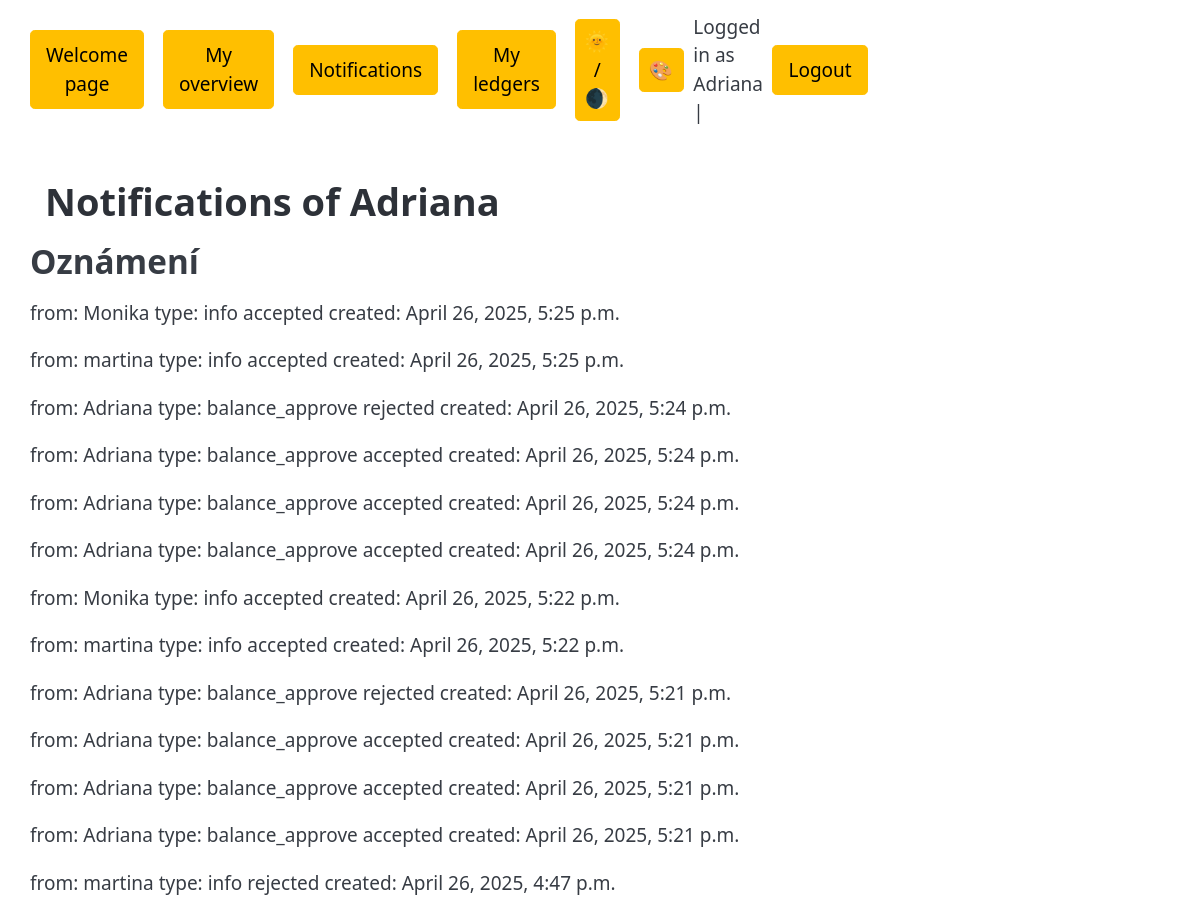
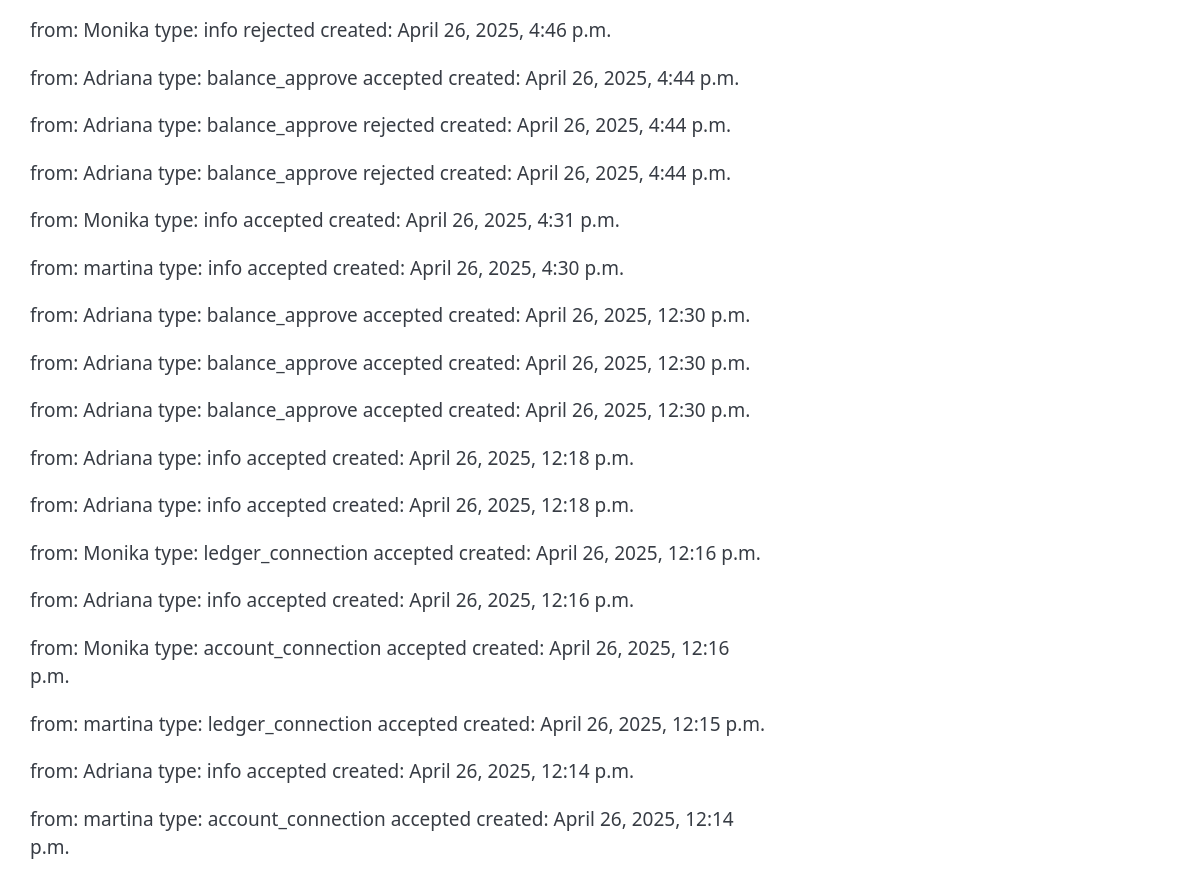
The app's page /notifications/ (signed in) with its own data (2 pictures, top to bottom).
### main/models.py (models this page shows, shortened)
class Notification(models.Model):
    NOTIF_TYPE_CHOICES = [
        ("info", "Info"),
        ("account_connection", "Account Connection"),
        ("ledger_connection", "Ledger Connection"),
        ("balance_approve", "Balance Approve"),
    ]
    STATUS_CHOICES = [
        ("pending","Pending"),
        ("accepted","Accepted"),
        ("rejected","Rejected"),
        ("obsolete","Obsolete"),
    ]
    type = models.CharField(max_length=20, choices=NOTIF_TYPE_CHOICES)
    sender = models.ForeignKey(Person, on_delete=models.CASCADE, related_name="sent_notification")
    recipient = models.ForeignKey(Person, on_delete=models.CASCADE, related_name="received_notification")
    created_at = models.DateTimeField(auto_now_add=True)
    status = models.CharField(max_length=10, choices=STATUS_CHOICES, default="pending")
    updated_at = models.DateTimeField(auto_now=True)
    message = models.CharField(max_length=500, blank=True)
    ledger = models.ForeignKey(Ledger, on_delete=models.SET_NULL, null=True, blank=True)
    balance = models.ForeignKey(PaymentBalance, on_delete=models.SET_NULL, null=True, blank=True)

class Person(models.Model):
    user = models.OneToOneField(User, null=True, blank=True, on_delete=models.SET_NULL, related_name="person")
    placeholder = models.OneToOneField("UserPlaceholder", null=True, blank=True, on_delete=models.SET_NULL, related_name="person")

### main/views.py (the view, shortened to what this page needs)
@login_required(login_url='/login')
def notifications(request):
    person_self = get_object_or_404(Person, user=request.user)
    notifications_all = Notification.objects.filter(
    Q(recipient=person_self) | Q(sender=person_self)
        ).order_by("-created_at")                       #All notofications with person_self.name in it
    info_pending = notifications_all.filter(recipient=person_self, type="info", status="pending").order_by("-created_at")
    account_connection_pending = notifications_all.filter(recipient=person_self, type="account_connection", status="pending").order_by("-created_at")
    ledger_connection_pending = notifications_all.filter(recipient=person_self, type="ledger_connection", status="pending").order_by("-created_at")
    balance_approve_pending = notifications_all.filter(recipient=person_self, type="balance_approve", status="pending").order_by("-created_at")
    info_with_forms = []
    for notification in info_pending:
        info_with_forms.append((notification,NotificationResponse() ))
    account_connection_with_forms = []
    for notification in account_connection_pending:
        account_connection_with_forms.append((notification,NotificationResponse() ))
    ledger_connection_with_forms = []
    for notification in ledger_connection_pending:
        ledger_connection_with_forms.append((notification,NotificationResponse() ))
    balance_approve_with_forms = []
    for notification in balance_approve_pending:
        balance_approve_with_forms.append((notification,NotificationResponse() ))
    context = {
        "notifications_all" : notifications_all,
        "info_with_forms": info_with_forms,
        "account_connection_with_forms": account_connection_with_forms,
        "ledger_connection_with_forms": ledger_connection_with_forms,
        "balance_approve_with_forms": balance_approve_with_forms,
    }
    return render(request, "main/notifications.html", context)

### main/templates/main/notifications.html (shortened to what this page needs)
{% extends "base.html" %}
{% load static %}
{% block css_files %}
    <link rel="stylesheet" href="{% static 'main/styles/index.css' %}">
{% endblock css_files %}
{% block page_title %} Notifications of {{ user.username }}
{% endblock page_title %}
{% block content %}
<h2>Oznámení</h2>
{% for notification in notifications_all %}
    <div class="notification-box">
        <ul>
            from:
            {{ notification.sender.user.username }}
            type:
            {{ notification.type }}
            {{ notification.status }}
            created:
            {{ notification.created_at }}
        </ul>
{% empty %}
<p>No notifications yet at all.</p>
{% endfor %}
{% endblock content %}

### templates/base.html (shortened to what this page needs)
{% load static %}
<!DOCTYPE html>
<html lang="en">
<head>
    <link rel="stylesheet" href="{% static 'styles/base.css' %}">
    {% block css_files %}
    {% endblock css_files %}
</head>
<body>
    <nav class="top_navbar">
        <ul class="nav_left">
            <li class="">
                <form method="post" action="{% url 'index' %}">
                    <button type="submit" class='button-small'>Welcome page</button>
                </form>
            </li>
            {% if user.is_authenticated %}
            <li class="">
                <form method="post" action="{% url 'overview' %}">
                    <button type="submit" class='button-small'>My overview</button>
                </form>
            </li>
            <li class="">
                <form method="post" action="{% url 'notifications' %}">
                    <button type="submit" class='button-small'>Notifications</button>
                </form>
            </li>
            <li class="">
                <form method="post" action="{% url 'list_of_ledgers' %}">
                    <button type="submit" class='button-small'>My ledgers</button>
                </form>
            </li>
            {% endif %}
        </ul>
        <ul class="nav_right">
            <li><button id="theme-toggle">🌞 / 🌒</button></li>
            <li class="dropdown">
                <button id="color-toggle">🎨</button>
            </li>
            {% if user.is_authenticated %}
            <span class="">Logged in as {{ user.username }} |</span>
                <li class="">
                    <form method="post" action="{% url 'logout' %}">
                        <button type="submit" class='button-small'>Logout</button>
                    </form>
                </li>
            {% endif %}
        </ul>
    </nav>
    <div class= "h1_title">
        <h1>
            {% block page_title %}
            {% endblock page_title %}
        </h1>
    </div>
    <div class= "content">
        {% block content %}
        {% endblock content %}
    </div>
</body>
</html>

### static/styles/base.css (style rules this page uses)
* { margin: 0; padding: 0; max-width: 1600px; margin: 0 auto; }
.top_navbar { max-width: 100vh; }
body { max-width: 100vh; }
.h1_title { max-width: 100vh; }
.nav_left { padding-left: 30px; }
.nav_right { padding-right: 30px; }
.h1_title { padding-left: 45px; margin-top: 40px; }
.button-small { padding: 10px 15px !important; margin: 0 !important; width: auto !important; }
.content { padding-left: 30px; padding-right: 30px; max-width: 100vh; }

### templates/base.html (style rules this page uses)
.dropdown { position: relative; display: inline-block; }

### records on screen
Notification: sender.user.username "Monika", type "info", status "accepted", created_at "April 26, 2025, 5:25 p.m."
Notification: sender.user.username "martina", type "info", status "accepted", created_at "April 26, 2025, 5:25 p.m."
Notification: sender.user.username "Adriana", type "balance_approve", status "rejected", created_at "April 26, 2025, 5:24 p.m."
Notification: sender.user.username "Adriana", type "balance_approve", status "accepted", created_at "April 26, 2025, 5:24 p.m."
Notification: sender.user.username "Adriana", type "balance_approve", status "accepted", created_at "April 26, 2025, 5:24 p.m."
Notification: sender.user.username "Adriana", type "balance_approve", status "accepted", created_at "April 26, 2025, 5:24 p.m."
Notification: sender.user.username "Monika", type "info", status "accepted", created_at "April 26, 2025, 5:22 p.m."
Notification: sender.user.username "martina", type "info", status "accepted", created_at "April 26, 2025, 5:22 p.m."
Notification: sender.user.username "Adriana", type "balance_approve", status "rejected", created_at "April 26, 2025, 5:21 p.m."
Notification: sender.user.username "Adriana", type "balance_approve", status "accepted", created_at "April 26, 2025, 5:21 p.m."
Notification: sender.user.username "Adriana", type "balance_approve", status "accepted", created_at "April 26, 2025, 5:21 p.m."
Notification: sender.user.username "Adriana", type "balance_approve", status "accepted", created_at "April 26, 2025, 5:21 p.m."
Notification: sender.user.username "martina", type "info", status "rejected", created_at "April 26, 2025, 4:47 p.m."
Notification: sender.user.username "Monika", type "info", status "rejected", created_at "April 26, 2025, 4:46 p.m."
Notification: sender.user.username "Adriana", type "balance_approve", status "accepted", created_at "April 26, 2025, 4:44 p.m."
Notification: sender.user.username "Adriana", type "balance_approve", status "rejected", created_at "April 26, 2025, 4:44 p.m."
Notification: sender.user.username "Adriana", type "balance_approve", status "rejected", created_at "April 26, 2025, 4:44 p.m."
Notification: sender.user.username "Monika", type "info", status "accepted", created_at "April 26, 2025, 4:31 p.m."
Notification: sender.user.username "martina", type "info", status "accepted", created_at "April 26, 2025, 4:30 p.m."
Notification: sender.user.username "Adriana", type "balance_approve", status "accepted", created_at "April 26, 2025, 12:30 p.m."
Notification: sender.user.username "Adriana", type "balance_approve", status "accepted", created_at "April 26, 2025, 12:30 p.m."
Notification: sender.user.username "Adriana", type "balance_approve", status "accepted", created_at "April 26, 2025, 12:30 p.m."
Notification: sender.user.username "Adriana", type "info", status "accepted", created_at "April 26, 2025, 12:18 p.m."
Notification: sender.user.username "Adriana", type "info", status "accepted", created_at "April 26, 2025, 12:18 p.m."
Notification: sender.user.username "Monika", type "ledger_connection", status "accepted", created_at "April 26, 2025, 12:16 p.m."
Notification: sender.user.username "Adriana", type "info", status "accepted", created_at "April 26, 2025, 12:16 p.m."
Notification: sender.user.username "Monika", type "account_connection", status "accepted", created_at "April 26, 2025, 12:16 p.m."
Notification: sender.user.username "martina", type "ledger_connection", status "accepted", created_at "April 26, 2025, 12:15 p.m."
Notification: sender.user.username "Adriana", type "info", status "accepted", created_at "April 26, 2025, 12:14 p.m."
Notification: sender.user.username "martina", type "account_connection", status "accepted", created_at "April 26, 2025, 12:14 p.m."

### other values on screen
{{ user.username }} "Adriana"
